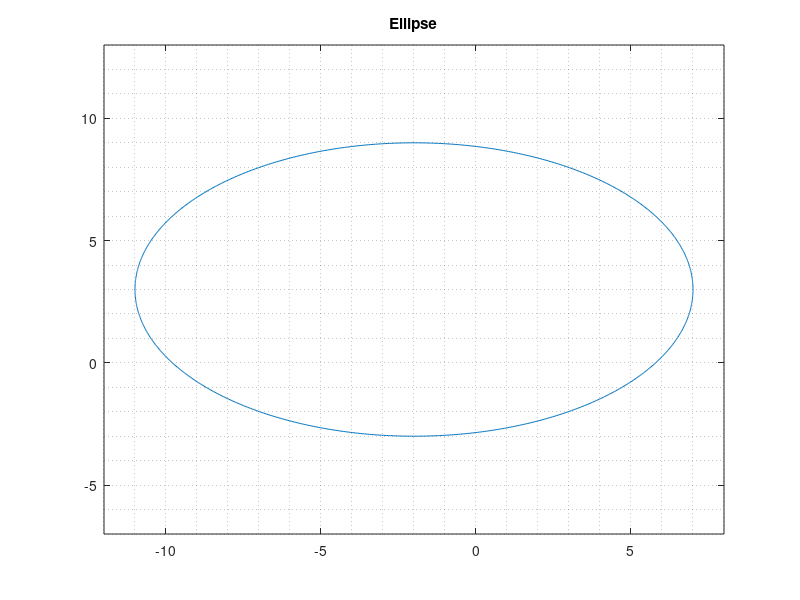

Write the MATLAB code that produced this figure.
clc;
clear;
close all;

%{
Plot the geometric figure in the x-y plane 
x(t)=3+ 6cos(t), y(t)=-2 + 9sin(t); 0 <= t <= 2pi;
%}

t= linspace(0, 2*pi, 1000);
x=3+ 6*cos(t);
y= -2 +9*sin(t);
plot(y , x);
title('Ellipse');
grid minor;
axis([-12 8 -7 13]);